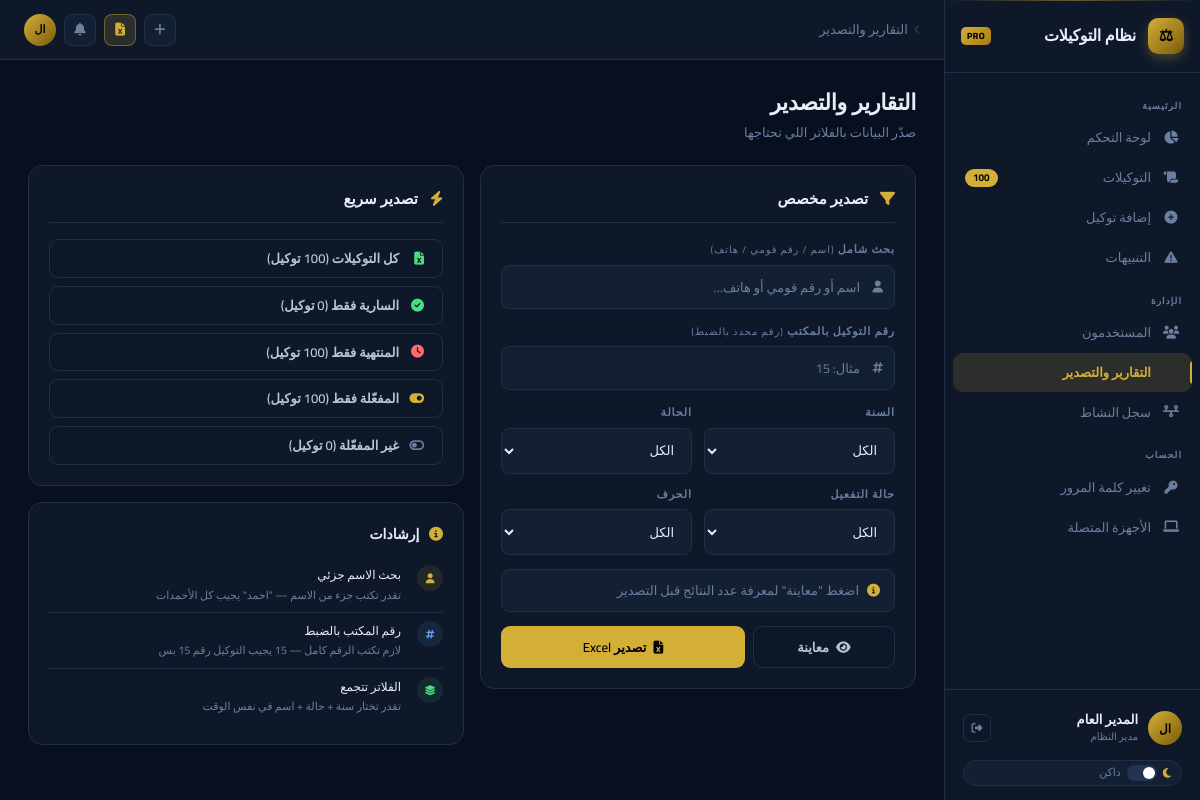
/reports/ (signed in), run on the app's committed database.
### app/models.py (models this page shows, shortened)
class User(UserMixin, db.Model):
    __tablename__ = "users"
    id              = db.Column(db.Integer, primary_key=True)
    username        = db.Column(db.String(64),  unique=True, nullable=False, index=True)
    full_name       = db.Column(db.String(128), nullable=False)
    email           = db.Column(db.String(128), unique=True, nullable=False)
    password_hash   = db.Column(db.String(256), nullable=False)
    role            = db.Column(db.String(20),  nullable=False, default="employee")
    is_active       = db.Column(db.Boolean, default=True, nullable=False)
    avatar_filename = db.Column(db.String(256), nullable=True)
    created_at      = db.Column(db.DateTime, default=datetime.utcnow)
    last_login      = db.Column(db.DateTime, nullable=True)
    poas_created    = db.relationship("PowerOfAttorney", backref="created_by_user", lazy="dynamic", foreign_keys="PowerOfAttorney.created_by")
    poas_updated    = db.relationship("PowerOfAttorney", backref="updated_by_user", lazy="dynamic", foreign_keys="PowerOfAttorney.updated_by")
    activity_logs   = db.relationship("ActivityLog",     backref="user", lazy="dynamic")
    notifications   = db.relationship("Notification",    backref="user", lazy="dynamic", foreign_keys="Notification.user_id")
    sessions        = db.relationship("UserSession",     backref="user", lazy="dynamic")
    @property
    def is_admin(self): return self.role == "admin"

### app/routes/reports.py (the view)
@reports_bp.route("/")
@login_required
def index():
    total       = PowerOfAttorney.query.filter_by(is_deleted=False).count()
    active      = PowerOfAttorney.query.filter_by(is_deleted=False, status="ساري").count()
    expired     = PowerOfAttorney.query.filter_by(is_deleted=False, status="منتهي").count()
    active_only = PowerOfAttorney.query.filter_by(is_deleted=False, activation_status="مفعل").count()
    inactive    = PowerOfAttorney.query.filter_by(is_deleted=False, activation_status="غير مفعل").count()
    return render_template("reports/index.html",
                           total=total, active=active, expired=expired,
                           active_only=active_only, inactive=inactive)

### app/templates/reports/index.html (shortened to what this page needs)
{% extends "base.html" %}
{% block breadcrumb %}التقارير والتصدير{% endblock %}
{% block content %}
<div class="page-header">
  <div>
    <div class="page-title">التقارير والتصدير</div>
    <div class="page-sub">صدّر البيانات بالفلاتر اللي تحتاجها</div>
  </div>
</div>
<div class="grid-2" style="align-items:start;">
  <div class="card">
    <div style="font-family:var(--font-disp);font-size:15px;font-weight:600;margin-bottom:18px;padding-bottom:12px;border-bottom:1px solid var(--border);">
      <i class="fas fa-filter" style="color:var(--gold);margin-left:8px;"></i> تصدير مخصص
    </div>
    <form action="{{ url_for('reports.export_excel') }}" method="get">
      <div style="display:flex;flex-direction:column;gap:14px;">
        <div class="form-group">
          <label>بحث شامل <span style="font-size:10px;color:var(--muted);font-weight:400;text-transform:none;">(اسم / رقم قومي / هاتف)</span></label>
          <div style="position:relative;">
            <i class="fas fa-user" style="position:absolute;right:12px;top:50%;transform:translateY(-50%);color:var(--muted);font-size:12px;"></i>
            <input type="text" name="q" class="input" style="padding-right:34px;" placeholder="اسم أو رقم قومي أو هاتف…"/>
          </div>
        </div>
        <div class="form-group">
          <label>رقم التوكيل بالمكتب <span style="font-size:10px;color:var(--muted);font-weight:400;text-transform:none;">(رقم محدد بالضبط)</span></label>
          <div style="position:relative;">
            <i class="fas fa-hashtag" style="position:absolute;right:12px;top:50%;transform:translateY(-50%);color:var(--muted);font-size:12px;"></i>
            <input type="number" name="office_number" class="input" style="padding-right:34px;" placeholder="مثال: 15"/>
          </div>
        </div>
        <div style="display:grid;grid-template-columns:1fr 1fr;gap:12px;">
          <div class="form-group">
            <label>السنة</label>
            <select name="year" class="input">
              <option value="">الكل</option>
            </select>
          </div>
          <div class="form-group">
            <label>الحالة</label>
            <select name="status" class="input">
              <option value="">الكل</option>
            </select>
          </div>
          <div class="form-group">
            <label>حالة التفعيل</label>
            <select name="activation_status" class="input">
              <option value="">الكل</option>
            </select>
          </div>
          <div class="form-group">
            <label>الحرف</label>
            <select name="letter" class="input">
              <option value="">الكل</option>
            </select>
          </div>
        </div>
        <div id="previewCount" style="background:var(--surface2);border:1px solid var(--border);border-radius:8px;padding:10px 14px;font-size:13px;color:var(--muted);display:flex;align-items:center;gap:8px;">
          <i class="fas fa-circle-info" style="color:var(--gold);"></i>
          <span id="previewText">اضغط "معاينة" لمعرفة عدد النتائج قبل التصدير</span>
        </div>
        <div style="display:flex;gap:8px;">
          <button type="button" class="btn btn-outline" style="flex:1;justify-content:center;" onclick="previewCount(this.form)">
            <i class="fas fa-eye"></i> معاينة
          </button>
          <button type="submit" class="btn btn-primary" style="flex:2;justify-content:center;">
            <i class="fas fa-file-excel"></i> تصدير Excel
          </button>
        </div>
      </div>
    </form>
  </div>
  <div style="display:flex;flex-direction:column;gap:16px;">
    <div class="card">
      <div style="font-family:var(--font-disp);font-size:15px;font-weight:600;margin-bottom:16px;padding-bottom:12px;border-bottom:1px solid var(--border);">
        <i class="fas fa-bolt" style="color:var(--gold);margin-left:8px;"></i> تصدير سريع
      </div>
      <div style="display:flex;flex-direction:column;gap:8px;">
        <a href="{{ url_for('reports.export_excel') }}" class="btn btn-outline" style="justify-content:flex-start;">
          <i class="fas fa-file-excel" style="color:var(--success);width:18px;"></i>
          كل التوكيلات ({{ total }} توكيل)
        </a>
        <a href="{{ url_for('reports.export_excel', status='ساري') }}" class="btn btn-outline" style="justify-content:flex-start;">
          <i class="fas fa-circle-check" style="color:var(--success);width:18px;"></i>
          السارية فقط ({{ active }} توكيل)
        </a>
        <a href="{{ url_for('reports.export_excel', status='منتهي') }}" class="btn btn-outline" style="justify-content:flex-start;">
          <i class="fas fa-clock" style="color:var(--danger);width:18px;"></i>
          المنتهية فقط ({{ expired }} توكيل)
        </a>
        <a href="{{ url_for('reports.export_excel', activation_status='مفعل') }}" class="btn btn-outline" style="justify-content:flex-start;">
          <i class="fas fa-toggle-on" style="color:var(--gold);width:18px;"></i>
          المفعّلة فقط ({{ active_only }} توكيل)
        </a>
        <a href="{{ url_for('reports.export_excel', activation_status='غير مفعل') }}" class="btn btn-outline" style="justify-content:flex-start;">
          <i class="fas fa-toggle-off" style="color:var(--muted);width:18px;"></i>
          غير المفعّلة ({{ inactive }} توكيل)
        </a>
      </div>
    </div>
    <div class="card">
      <div style="font-family:var(--font-disp);font-size:14px;font-weight:600;margin-bottom:12px;">
        <i class="fas fa-circle-info" style="color:var(--gold);margin-left:6px;"></i> إرشادات
      </div>
      <div class="timeline">
        <div class="timeline-item" style="padding:8px 0;">
          <div class="tl-dot" style="background:rgba(212,175,55,.1);color:var(--gold);width:26px;height:26px;font-size:10px;"><i class="fas fa-user"></i></div>
          <div class="tl-content"><div class="tl-title" style="font-size:12px;">بحث الاسم جزئي</div><div class="tl-meta">تقدر تكتب جزء من الاسم — "احمد" يجيب كل الأحمدات</div></div>
        </div>
        <div class="timeline-item" style="padding:8px 0;">
          <div class="tl-dot" style="background:rgba(96,165,250,.1);color:var(--info);width:26px;height:26px;font-size:10px;"><i class="fas fa-hashtag"></i></div>
          <div class="tl-content"><div class="tl-title" style="font-size:12px;">رقم المكتب بالضبط</div><div class="tl-meta">لازم تكتب الرقم كامل — 15 يجيب التوكيل رقم 15 بس</div></div>
        </div>
        <div class="timeline-item" style="padding:8px 0;">
          <div class="tl-dot" style="background:rgba(74,222,128,.1);color:var(--success);width:26px;height:26px;font-size:10px;"><i class="fas fa-layer-group"></i></div>
          <div class="tl-content"><div class="tl-title" style="font-size:12px;">الفلاتر تتجمع</div><div class="tl-meta">تقدر تختار سنة + حالة + اسم في نفس الوقت</div></div>
        </div>
      </div>
    </div>
  </div>
</div>
{% endblock %}

### app/templates/base.html (shortened to what this page needs)
<!DOCTYPE html>
<html lang="ar" dir="rtl" data-theme="dark">
<head>
<link rel="stylesheet" href="https://cdnjs.cloudflare.com/ajax/libs/font-awesome/6.5.0/css/all.min.css"/>
</head>
<body>
{% if current_user.is_authenticated %}
<div class="app-shell">
  <aside class="sidebar">
    <div class="sidebar-logo">
      <div class="logo-icon">⚖</div>
      <div><div class="logo-text">نظام التوكيلات</div></div>
      <div class="logo-badge">PRO</div>
    </div>
    <nav class="sidebar-nav">
      <div class="nav-section">الرئيسية</div>
      <a href="{{ url_for('dashboard.index') }}" class="nav-item {% if request.endpoint=='dashboard.index' %}active{% endif %}">
        <i class="icon fas fa-chart-pie"></i><span>لوحة التحكم</span>
      </a>
      <a href="{{ url_for('poa.index') }}" class="nav-item {% if request.endpoint in ['poa.index','poa.view'] %}active{% endif %}">
        <i class="icon fas fa-scroll"></i><span>التوكيلات</span>
        <span class="nav-badge" id="sidebarPoaCount">—</span>
      </a>
      <a href="{{ url_for('poa.create') }}" class="nav-item {% if request.endpoint=='poa.create' %}active{% endif %}">
        <i class="icon fas fa-circle-plus"></i><span>إضافة توكيل</span>
      </a>
      <a href="{{ url_for('poa.expiring') }}" class="nav-item {% if request.endpoint=='poa.expiring' %}active{% endif %}">
        <i class="icon fas fa-triangle-exclamation"></i><span>التنبيهات</span>
      </a>
      {% if current_user.is_admin %}
      <div class="nav-section">الإدارة</div>
      <a href="{{ url_for('users.index') }}" class="nav-item {% if request.endpoint in ['users.index','users.create','users.edit'] %}active{% endif %}">
        <i class="icon fas fa-users"></i><span>المستخدمون</span>
      </a>
      <a href="{{ url_for('reports.index') }}" class="nav-item {% if request.endpoint and request.endpoint.startswith('reports') %}active{% endif %}">
        <i class="icon fas fa-file-chart-column"></i><span>التقارير والتصدير</span>
      </a>
      <a href="{{ url_for('activity.index') }}" class="nav-item {% if request.endpoint=='activity.index' %}active{% endif %}">
        <i class="icon fas fa-timeline"></i><span>سجل النشاط</span>
      </a>
      {% endif %}
      <div class="nav-section">الحساب</div>
      <a href="{{ url_for('users.change_password') }}" class="nav-item {% if request.endpoint=='users.change_password' %}active{% endif %}">
        <i class="icon fas fa-key"></i><span>تغيير كلمة المرور</span>
      </a>
      <a href="{{ url_for('sessions.index') }}" class="nav-item {% if request.endpoint=='sessions.index' %}active{% endif %}">
        <i class="icon fas fa-laptop"></i><span>الأجهزة المتصلة</span>
      </a>
    </nav>
    <div class="sidebar-footer">
      <div class="user-card">
        {% if current_user.avatar_filename %}
        <div class="avatar" style="width:34px;height:34px;">
          <img src="{{ url_for('users.serve_avatar', filename=current_user.avatar_filename) }}" style="width:100%;height:100%;object-fit:cover;" alt="{{ current_user.full_name }}"/>
        </div>
        {% else %}
        <div class="avatar" style="width:34px;height:34px;font-size:12px;">{{ current_user.full_name[:2] }}</div>
        {% endif %}
        <div class="user-info">
          <div class="name">{{ current_user.full_name }}</div>
          <div class="role">{{ 'مدير النظام' if current_user.is_admin else 'موظف' }}</div>
        </div>
        <div class="user-actions">
          <a href="{{ url_for('auth.logout') }}" class="icon-btn" title="خروج"><i class="fas fa-right-from-bracket"></i></a>
        </div>
      </div>
      <div style="padding:6px 10px 2px;">
        <div class="theme-toggle" onclick="cycleTheme()" id="themeToggleBtn">
          <i class="fas fa-moon" id="themeIcon" style="font-size:11px;color:var(--gold);"></i>
          <div class="t-track" id="tTrack"><div class="t-thumb"></div></div>
          <span id="themeLabel" style="font-size:11px;">داكن</span>
        </div>
      </div>
    </div>
  </aside>
  <div class="main">
    <header class="topbar">
      <div class="breadcrumb">
        <i class="fas fa-angle-left" style="font-size:10px;opacity:.4;"></i>
        <span>{% block breadcrumb %}الرئيسية{% endblock %}</span>
      </div>
      <div class="topbar-actions">
        <a href="{{ url_for('poa.create') }}" class="tb-btn {% if request.endpoint=='poa.create' %}active{% endif %}" title="إضافة توكيل"><i class="fas fa-plus"></i></a>
        {% if current_user.is_admin %}
        <a href="{{ url_for('reports.index') }}" class="tb-btn {% if request.endpoint=='reports.index' %}active{% endif %}" title="التقارير"><i class="fas fa-file-excel"></i></a>
        {% endif %}
        <div style="position:relative;">
          <button class="tb-btn" id="notifBell" onclick="toggleNotifPanel()" title="الإشعارات">
            <i class="fas fa-bell"></i>
          </button>
        </div>
        {% if current_user.avatar_filename %}
        <div class="avatar" style="width:32px;height:32px;cursor:default;" title="{{ current_user.full_name }}">
          <img src="{{ url_for('users.serve_avatar', filename=current_user.avatar_filename) }}" style="width:100%;height:100%;object-fit:cover;" alt=""/>
        </div>
        {% else %}
        <div class="avatar" style="width:32px;height:32px;font-size:11px;cursor:default;" title="{{ current_user.full_name }}">{{ current_user.full_name[:2] }}</div>
        {% endif %}
      </div>
    </header>
    <div class="content page-enter">
      {% block content %}{% endblock %}
    </div>
  </div>
</div>
{% else %}{% block auth_content %}{% endblock %}{% endif %}
</body>
</html>

### data on the page
User: full_name "ال", full_name "المدير العام", role "مدير النظام"

### other printed values
{{ total }} "100"
{{ active }} "0"
{{ expired }} "100"
{{ active_only }} "100"
{{ inactive }} "0"
